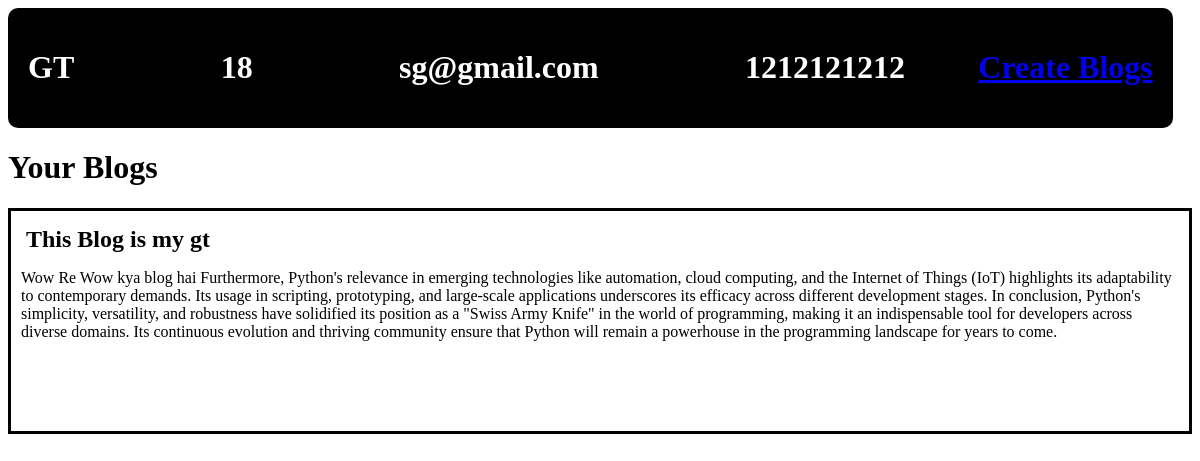
Screenshot of /profile/4 with the database file from the repository.
### members/models.py (models this page shows)
class Users(models.Model):
    name = models.CharField(null=True,max_length=25)
    age = models.IntegerField(null=True)
    email = models.CharField(null=True, max_length=50)
    password = models.CharField(null=True,max_length=25)
    phone = models.IntegerField(null=True)

class Blogs(models.Model):
    heading = models.CharField(null=True,max_length=50)
    content = models.CharField(null=True,max_length=255)
    byid = models.IntegerField(null=False)
    byuser = models.CharField(null=True,max_length=50)

### members/views.py (the view)
# urls.py: path("profile/<int:id>",views.profile,name="profile_details"),
def profile(request,id):
    user = Users.objects.get(id=id)
    blogs = Blogs.objects.filter(byid=id)
    context = {
        "user":{"id":user.id,
        "name":user.name,
        "age":user.age,
        "email":user.email,
        "phone":user.phone},
        "blogs":blogs
    }
    return render(request,"profile.html",context)

### members/templates/profile.html (shortened to what this page needs)
{% load static %}
<!DOCTYPE html>
<html>
    <head>
        <link rel="stylesheet" href="{% static 'profile.css' %}">
    </head>
    <body>
        <div class='profile'>
        <h1>{{user.name}}<h1>
        <h1>{{user.age}}<h1>
        <h1>{{user.email}}<h1>
        <h1>{{user.phone}}<h1>
        <a href="/create_blog/{{user.name}}/{{user.id}}">Create Blogs</a>
        </div>
        <h1>Your Blogs</h1>
        {% for blog in blogs %}
        <div class="contain">
        <h2>{{blog.heading}}</h2>
        <p>{{blog.content}}</p>
        </div>
        {% endfor %}
    </body>
</html>

### members/static/profile.css (style rules this page uses)
.profile { background-color: black; padding:20px; width:95%; display: flex; justify-content:space-between; border-radius: 10px; }
.profile > h1 { color:white; }
.contain { border: 3px solid black; padding:10px; margin:5px 0; height: 200px; }
.contain > h2 { margin:5px; }
.contain > p { width:100%; overflow: hidden; }

### rows the page displays
Users: name "GT", email "sg@gmail.com"
Blogs: heading "This Blog is my gt", content "Wow Re Wow kya blog hai Furthermore, Python's relevance in emerging technologies like automation, cloud computing, and the Internet of Things (IoT) highlights its adaptability to contemporary demands. Its usage in scripting, prototyping, and large-scale applications underscores its efficacy across different development stages. In conclusion, Python's simplicity, versatility, and robustness have solidified its position as a \"Swiss Army Knife\" in the world of programming, making it an indispensable tool for developers across diverse domains. Its continuous evolution and thriving community ensure that Python will remain a powerhouse in the programming landscape for years to come."

### other values shown
{{ user.age }} "18"
{{ user.phone }} "1212121212"
